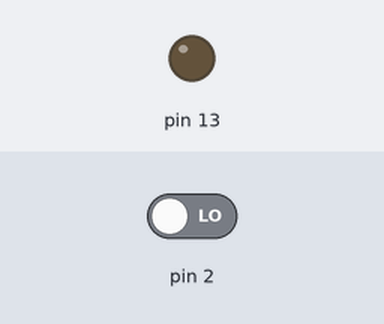
A sketch run on a simulated Arduino Uno, built with avr-gcc and run on an emulated ATmega328P. Shown: output pins drawn as LEDs (lit = HIGH). Dashed ring = blinking. The test bench sets the inputs (shaded band); at power-on: pin 2 LOW.

Above: at 1.2 s.
1.3 s: pin 2 driven HIGH
At 1.42 s:
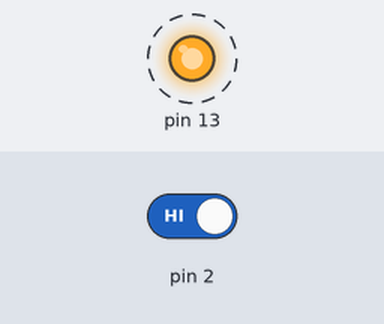
4.3 s: pin 2 driven LOW
At 5.2 s:
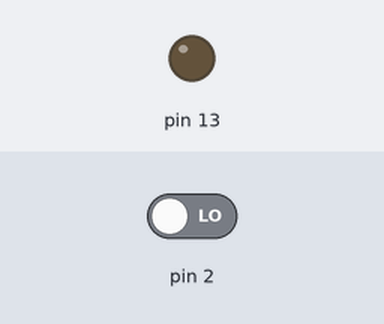
Timing chart, 0 to 7.3 s (numbered marks = the images above; inputs shaded):
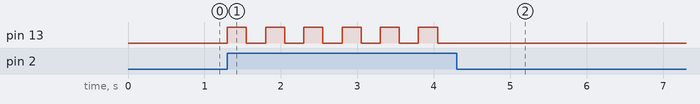

The sketch:

exerc_cio_serial1.ino
```cpp
int botao1 ;
int botao2 ;
int botao3 ;

void setup()
{
  pinMode(13, OUTPUT);
  pinMode(2, INPUT);
}

void loop()
{
  botao1 = digitalRead (2);

  if ( botao1 == 1 ){
    digitalWrite(13,HIGH);
    delay (250);
    digitalWrite(13, LOW);
    delay (250);
  } else
  {
    digitalWrite(13,LOW);
  }
}

  
```

Measured:
- after the input at 1.3 s, pin 13: alternates HIGH for 0.25 s and LOW for 0.25 s, starting at once
- after the input at 4.3 s, pin 13: stops changing and stays LOW
